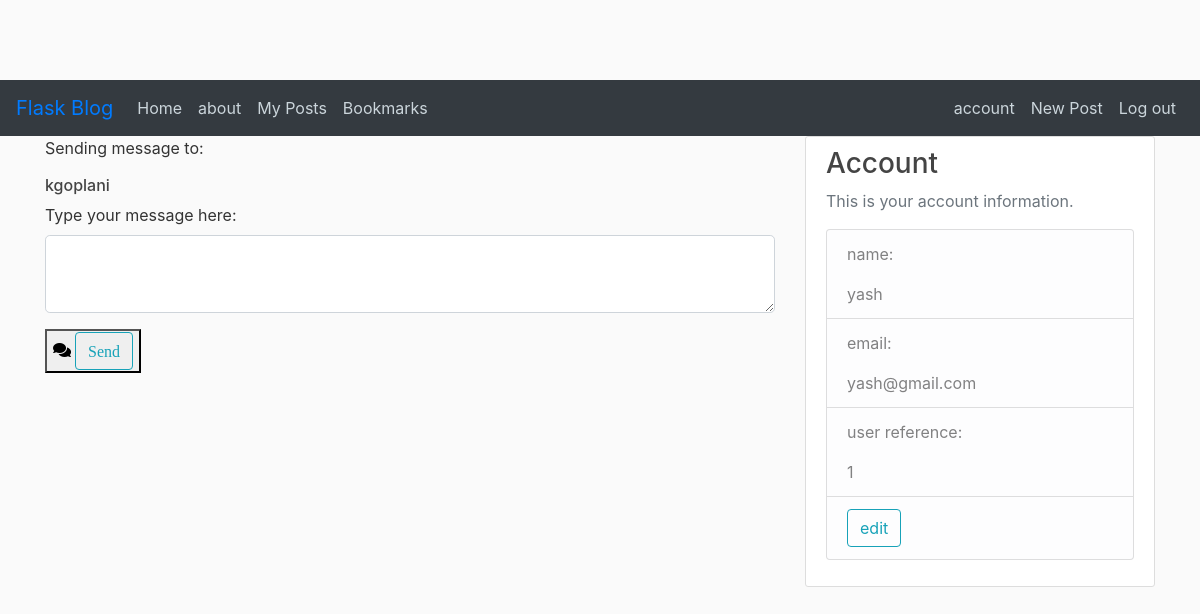
/message/3 (signed in), run on the app's committed database.
### flaskblog/models.py (models this page shows, shortened)
class User(db.Model, UserMixin):
	id = db.Column(db.Integer, primary_key = True)
	username = db.Column(db.String(20), unique = True, nullable = False)
	email = db.Column(db.String(120), unique = True, nullable = False)
	image_file = db.Column(db.String(20), nullable = False, default = 'default.jpg')
	password = db.Column(db.String(60), nullable = False)
	posts = db.relationship('Post', backref = 'author', lazy = True)
	bookmarks = db.relationship('Post', secondary=user_bookmarks, backref=db.backref('users', lazy='dynamic'))
	comments = db.relationship('Comment', backref = 'commenter', lazy= True)
	messages = db.relationship('Message', backref = 'sender', lazy = 'dynamic', foreign_keys = 'Message.uidsender')
	receiver = db.relationship('Message', backref = 'received', lazy = 'dynamic', foreign_keys = 'Message.uidreceiver')

### flaskblog/routes.py (the view)
@app.route("/message/<int:user_id>", methods=['GET', 'POST'])
@login_required
def message(user_id):
	form = MessageForm()
	receiver = User.query.get(user_id)
	x = current_user.id
	if form.validate_on_submit():
		message = Message(sender=x, received=user_id, text = form.text.data)
		db.session.add(message)
		db.session.commit()
		flash('message sent successfully', 'success')
		return redirect(url_for('home'))
	return render_template('message.html', title= 'Message', form = form, user = receiver)

### flaskblog/forms.py
class MessageForm(FlaskForm):
	text = TextAreaField('Type your message here: ', validators=[DataRequired(), Length(min=5, max=600)])
	submit = SubmitField('Send')

### flaskblog/models.py (called while the page is built)
@login_manager.user_loader
def load_user(user_id):
	return User.query.get(int(user_id))

### flaskblog/templates/message.html (shortened to what this page needs)
 {% extends "layout.html" %}
{% block content %}
  <p>Sending message to: </p><h6>{{ user.username }}</h6>
  <form method="POST" action="" enctype="multipart/form-data">
      <fieldset class="form-group">
          <div class="form-row">
            <div class="col">
                {{ form.text.label(class="form-control-label") }}
                {{ form.text(class="form-control form-control-lg") }}
              </div>
            </div>
        </fieldset>
      <div class="form-group">
        <button type="submit"><i class="fa fa-comments">
        {{ form.submit(class="btn btn-outline-info") }}
        </i></button>
      </div>
    </form>
{% endblock content %}

### flaskblog/templates/layout.html (shortened to what this page needs)
<!DOCTYPE html>
<html>
<head>
      <link rel="stylesheet" href="https://maxcdn.bootstrapcdn.com/bootstrap/4.0.0/css/bootstrap.min.css">
      <link rel="stylesheet" href="https://use.fontawesome.com/releases/v5.7.0/css/all.css">
    <link rel="stylesheet" type="text/css" href="{{ url_for('static', filename='main.css') }}">
</head>
<body>
    <header class="site-header">
      <nav class="navbar navbar-expand-lg navbar-primary bg-dark">
        <a class="navbar-brand" href="#">Flask Blog</a>
        <div class="collapse navbar-collapse" id="navbarNav">
          <ul class="navbar-nav">
            <li class="nav-item active">
              <a class="nav-link" href="{{ url_for('home') }}">Home <span class="sr-only">(current)</span></a>
            </li>
            <li class="nav-item">
              <a class="nav-link" href="{{ url_for('about') }}">about</a>
            </li>
            {% if current_user.is_authenticated %}
              <li class="nav-item"><a class = "nav-link" href="{{ url_for('myposts') }}">My Posts</a></li>
              <li class="nav-item"><a class = "nav-link" href="{{ url_for('bookmarks', user_id = current_user.id) }}">Bookmarks</a></li>
            {% endif %}
          </ul>
        </div>
            <ul class="nav navbar-nav navbar-right">
              {% if current_user.is_authenticated %}
                <li class="nav-item"><a class = "nav-link" href="{{ url_for('account') }}">account</a></li>
                <li class="nav-item"><a class = "nav-link" href="{{ url_for('new') }}">New Post</a></li>
                <li class="nav-item"><a class = "nav-link" href="{{ url_for('logout') }}">Log out</a></li>
              {% else %}
                <li class="nav-item"><a class = "nav-link" href="{{ url_for('register') }}">sign up</a></li>
                <li class="nav-item"><a class = "nav-link" href="{{ url_for('login') }}">Log in</a></li>
              {% endif %}
          </ul>
      </nav>
    </header>
    <main role="main" class="container">
      <div class="row">
        <div class="col-md-8">
          {% block content %}{% endblock %}
        </div>
        {% if current_user.is_authenticated %}
          <div class="col-md-4">
            <div class="content-section">
              <h3>Account</h3>
              <p class='text-muted'>This is your account information.
                <ul class="list-group">
                  <li class="list-group-item list-group-item-light"><p>name: </p>{{current_user.username}}</li>
                  <li class="list-group-item list-group-item-light"><p>email: </p>{{current_user.email}}</li>
                  <li class="list-group-item list-group-item-light"><p>user reference: </p>{{current_user.id}}</li>
                  <li class="list-group-item list-group-item-light"><a href="{{ url_for('account') }}" class="btn btn-outline-info">edit</a></li>
                </ul>
              </p>
            </div>
          </div>
        {% endif %}
      </div>
    </main>
</body>
</html>

### flaskblog/static/main.css (style rules this page uses)
body { background: #fafafa; color: #333333; margin-top: 5rem; }
h1, h2, h3, h4, h5, h6 { color: #444444; }
.site-header .navbar-nav .nav-link { color: #cbd5db; }
.content-section { background: #ffffff; padding: 10px 20px; border: 1px solid #dddddd; border-radius: 3px; margin-bottom: 20px; }

### data on the page
User: username "kgoplani"
User: username "yash", email "yash@gmail.com", id "1"
